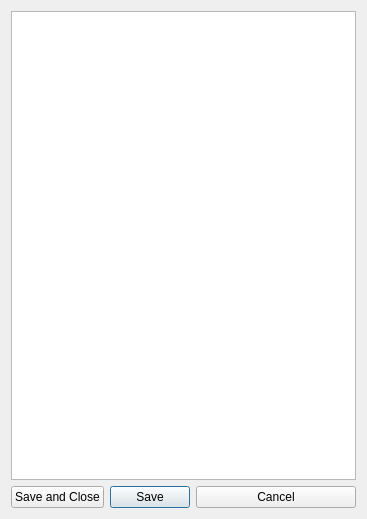
<?xml version="1.0" encoding="UTF-8"?>
<ui version="4.0">
 <class>FormEnvironments</class>
 <widget class="QWidget" name="FormEnvironments">
  <property name="geometry">
   <rect>
    <x>0</x>
    <y>0</y>
    <width>367</width>
    <height>519</height>
   </rect>
  </property>
  <property name="windowTitle">
   <string>Form</string>
  </property>
  <layout class="QGridLayout" name="gridLayout">
   <item row="1" column="0" colspan="4">
    <widget class="QPlainTextEdit" name="editCompilers">
     <property name="toolTip">
      <string/>
     </property>
     <property name="whatsThis">
      <string>&lt;!DOCTYPE HTML PUBLIC &quot;-//W3C//DTD HTML 4.0//EN&quot; &quot;http://www.w3.org/TR/REC-html40/strict.dtd&quot;&gt;
&lt;html&gt;&lt;head&gt;&lt;meta name=&quot;qrichtext&quot; content=&quot;1&quot; /&gt;&lt;style type=&quot;text/css&quot;&gt;
p, li { white-space: pre-wrap; }
&lt;/style&gt;&lt;/head&gt;&lt;body style=&quot; font-family:'MS Shell Dlg 2'; font-size:8.25pt; font-weight:400; font-style:normal;&quot;&gt;
&lt;p style=&quot; margin-top:0px; margin-bottom:0px; margin-left:0px; margin-right:0px; -qt-block-indent:0; text-indent:0px;&quot;&gt;&lt;span style=&quot; font-size:8pt;&quot;&gt;HBIDE employes the concept of keeping everything tied together. It means all complier specific environments are kept together in a convinient way and applied as per need.&lt;/span&gt;&lt;/p&gt;
&lt;p align=&quot;center&quot; style=&quot;-qt-paragraph-type:empty; margin-top:0px; margin-bottom:0px; margin-left:0px; margin-right:0px; -qt-block-indent:0; text-indent:0px; font-size:8pt;&quot;&gt;&lt;/p&gt;
&lt;p align=&quot;center&quot; style=&quot; margin-top:0px; margin-bottom:0px; margin-left:0px; margin-right:0px; -qt-block-indent:0; text-indent:0px;&quot;&gt;&lt;span style=&quot; font-size:8pt;&quot;&gt;So here you view/edit all the environments you employ in your applications. At the time you will build the project, a list of stated environments will be presented to choose from.&lt;/span&gt;&lt;/p&gt;
&lt;p align=&quot;center&quot; style=&quot;-qt-paragraph-type:empty; margin-top:0px; margin-bottom:0px; margin-left:0px; margin-right:0px; -qt-block-indent:0; text-indent:0px; font-size:8pt;&quot;&gt;&lt;/p&gt;
&lt;p align=&quot;center&quot; style=&quot; margin-top:0px; margin-bottom:0px; margin-left:0px; margin-right:0px; -qt-block-indent:0; text-indent:0px;&quot;&gt;&lt;span style=&quot; font-size:8pt;&quot;&gt;This opens up the possibility to experiment with different compilers without re-opening the IDE or setting up the envvars manually.&lt;/span&gt;&lt;/p&gt;&lt;/body&gt;&lt;/html&gt;</string>
     </property>
     <property name="styleSheet">
      <string/>
     </property>
     <property name="lineWrapMode">
      <enum>QPlainTextEdit::NoWrap</enum>
     </property>
    </widget>
   </item>
   <item row="2" column="2" colspan="2">
    <widget class="QPushButton" name="buttonCn">
     <property name="text">
      <string>Cancel</string>
     </property>
     <property name="autoDefault">
      <bool>false</bool>
     </property>
    </widget>
   </item>
   <item row="2" column="0">
    <widget class="QPushButton" name="buttonSaveExit">
     <property name="text">
      <string>Save and Close</string>
     </property>
    </widget>
   </item>
   <item row="2" column="1">
    <widget class="QPushButton" name="buttonSave">
     <property name="text">
      <string>Save</string>
     </property>
     <property name="autoDefault">
      <bool>false</bool>
     </property>
     <property name="default">
      <bool>true</bool>
     </property>
    </widget>
   </item>
  </layout>
 </widget>
 <resources/>
 <connections/>
</ui>
